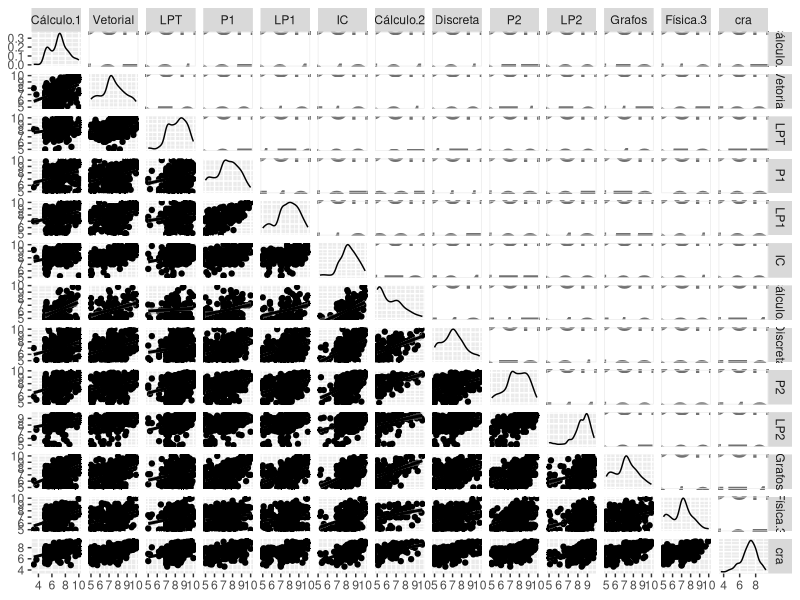

The R source for this figure:
## ---- chunk 1
knitr::opts_chunk$set(echo = TRUE)
library(GGally)
library(ggplot2)
## ---- chunk 2
graduados = read.csv("graduados_disciplinas.csv")

graduados = graduados[, c("Cálculo.Diferencial.e.Integral.I",  "Álgebra.Vetorial.e.Geometria.Analítica", "Leitura.e.Produção.de.Textos", "Programação.I", "Laboratório.de.Programação.I", "Introdução.à.Computação", "Cálculo.Diferencial.e.Integral.II", "Matemática.Discreta", "Programação.II", "Laboratório.de.Programação.II", "Teoria.dos.Grafos", "Fundamentos.de.Física.Clássica", "cra")]

colnames(graduados) = c("Cálculo.1", "Vetorial", "LPT", "P1", "LP1", "IC", "Cálculo.2", "Discreta", "P2", "LP2", "Grafos", "Física.3", "cra")

ggpairs(graduados, lower = list(continuous = "smooth"), upper = list(continuous = wrap("cor", size = 10)))
## ---- chunk 3
# ggcorr(graduados1[, 2:8], geom = "circle", nbreaks = 5)
# ggcorr(graduados1[, 2:8], nbreaks = 5,  label = TRUE, label_size = 3, label_round = 2, label_alpha = TRUE)

## ---- chunk 4
rl = lm(cra ~ ., data = graduados)

summary(rl)
## ---- chunk 5
# 
# ggplot(graduados1, aes(graduados1$IC, graduados1$cra)) +  
#   geom_point(alpha = 0.1, position = position_jitter(width = 0.3), color="purple4") + 
#   labs(title="Previsão do modelo", x= "Nota em IC", y="CRA") +  
#   geom_line(aes(y = predict(rl1, graduados1)), colour = "red")



## ---- chunk 6

## ---- chunk 7
graduados1 = graduados[,c("Cálculo.1", "Vetorial", "LPT", "P1", "LP1", "IC", "cra")]
graduados2 = graduados[, c("Cálculo.2", "Discreta", "P2", "LP2", "Grafos", "Física.3", "cra")]


graduados1 = na.omit(graduados1)
graduados2 = na.omit(graduados2)

rl1 = lm(cra ~ ., data = graduados1)
rl2 = lm(cra ~ ., data = graduados2)

summary(rl1)
summary(rl2)
